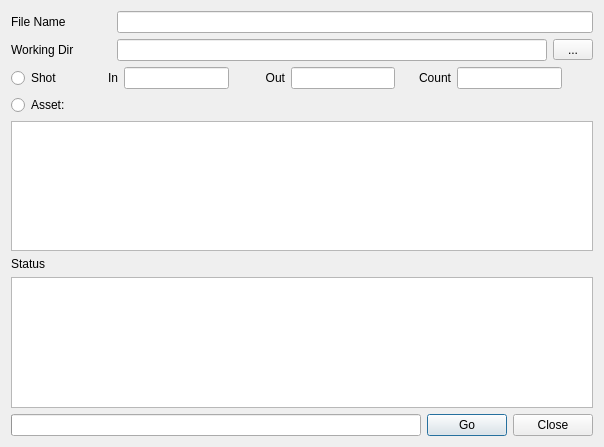
<?xml version="1.0" encoding="UTF-8"?>
<ui version="4.0">
 <class>SwingMayaTasksUI</class>
 <widget class="QDialog" name="SwingMayaTasksUI">
  <property name="enabled">
   <bool>true</bool>
  </property>
  <property name="geometry">
   <rect>
    <x>0</x>
    <y>0</y>
    <width>604</width>
    <height>447</height>
   </rect>
  </property>
  <property name="windowTitle">
   <string>swing: create new entity</string>
  </property>
  <layout class="QVBoxLayout" name="verticalLayout">
   <item>
    <layout class="QVBoxLayout" name="verticalLayoutEntity">
     <item>
      <layout class="QHBoxLayout" name="horizontalLayout_2">
       <item>
        <widget class="QLabel" name="labelEntity">
         <property name="minimumSize">
          <size>
           <width>100</width>
           <height>0</height>
          </size>
         </property>
         <property name="text">
          <string>File Name</string>
         </property>
        </widget>
       </item>
       <item>
        <widget class="QLineEdit" name="lineEditEntity"/>
       </item>
      </layout>
     </item>
     <item>
      <layout class="QHBoxLayout" name="horizontalLayoutProjectDir">
       <item>
        <widget class="QLabel" name="labelWorkingDir">
         <property name="minimumSize">
          <size>
           <width>100</width>
           <height>0</height>
          </size>
         </property>
         <property name="text">
          <string>Working Dir</string>
         </property>
        </widget>
       </item>
       <item>
        <widget class="QLineEdit" name="lineEditWorkingDir"/>
       </item>
       <item>
        <widget class="QToolButton" name="toolButtonWorkingDir">
         <property name="minimumSize">
          <size>
           <width>40</width>
           <height>0</height>
          </size>
         </property>
         <property name="text">
          <string>...</string>
         </property>
        </widget>
       </item>
      </layout>
     </item>
     <item>
      <layout class="QVBoxLayout" name="verticalLayoutEntityInfo">
       <item>
        <layout class="QHBoxLayout" name="horizontalLayoutFrameDetails">
         <item>
          <widget class="QRadioButton" name="radioButton_2">
           <property name="text">
            <string>Shot</string>
           </property>
          </widget>
         </item>
         <item>
          <layout class="QHBoxLayout" name="horizontalLayout_3">
           <item>
            <widget class="QLabel" name="labelFrameIn">
             <property name="minimumSize">
              <size>
               <width>50</width>
               <height>0</height>
              </size>
             </property>
             <property name="text">
              <string>In</string>
             </property>
             <property name="alignment">
              <set>Qt::AlignRight|Qt::AlignTrailing|Qt::AlignVCenter</set>
             </property>
            </widget>
           </item>
           <item>
            <widget class="QLineEdit" name="lineEditFrameIn"/>
           </item>
           <item>
            <widget class="QLabel" name="labelFrameOut">
             <property name="minimumSize">
              <size>
               <width>50</width>
               <height>0</height>
              </size>
             </property>
             <property name="text">
              <string>Out</string>
             </property>
             <property name="alignment">
              <set>Qt::AlignRight|Qt::AlignTrailing|Qt::AlignVCenter</set>
             </property>
            </widget>
           </item>
           <item>
            <widget class="QLineEdit" name="lineEditFrameOut"/>
           </item>
           <item>
            <widget class="QLabel" name="labelFrameCount">
             <property name="minimumSize">
              <size>
               <width>50</width>
               <height>0</height>
              </size>
             </property>
             <property name="text">
              <string>Count</string>
             </property>
             <property name="alignment">
              <set>Qt::AlignRight|Qt::AlignTrailing|Qt::AlignVCenter</set>
             </property>
            </widget>
           </item>
           <item>
            <widget class="QLineEdit" name="lineEditFrameCount"/>
           </item>
          </layout>
         </item>
         <item>
          <spacer name="horizontalSpacer">
           <property name="orientation">
            <enum>Qt::Horizontal</enum>
           </property>
           <property name="sizeHint" stdset="0">
            <size>
             <width>40</width>
             <height>20</height>
            </size>
           </property>
          </spacer>
         </item>
        </layout>
       </item>
       <item>
        <layout class="QHBoxLayout" name="horizontalLayout_4">
         <item>
          <widget class="QRadioButton" name="radioButton">
           <property name="text">
            <string>Asset:</string>
           </property>
          </widget>
         </item>
        </layout>
       </item>
       <item>
        <widget class="QTextEdit" name="textEditShotInfo">
         <property name="readOnly">
          <bool>true</bool>
         </property>
        </widget>
       </item>
      </layout>
     </item>
    </layout>
   </item>
   <item>
    <layout class="QVBoxLayout" name="verticalLayoutOptions"/>
   </item>
   <item>
    <layout class="QVBoxLayout" name="verticalLayoutFiles">
     <item>
      <widget class="QLabel" name="labelFiles">
       <property name="text">
        <string>Status</string>
       </property>
      </widget>
     </item>
     <item>
      <widget class="QTextEdit" name="textEditStatus">
       <property name="font">
        <font>
         <family>MS Sans Serif</family>
        </font>
       </property>
       <property name="html">
        <string>&lt;!DOCTYPE HTML PUBLIC &quot;-//W3C//DTD HTML 4.0//EN&quot; &quot;http://www.w3.org/TR/REC-html40/strict.dtd&quot;&gt;
&lt;html&gt;&lt;head&gt;&lt;meta name=&quot;qrichtext&quot; content=&quot;1&quot; /&gt;&lt;style type=&quot;text/css&quot;&gt;
p, li { white-space: pre-wrap; }
&lt;/style&gt;&lt;/head&gt;&lt;body style=&quot; font-family:'MS Sans Serif'; font-size:8pt; font-weight:400; font-style:normal;&quot;&gt;
&lt;p style=&quot;-qt-paragraph-type:empty; margin-top:0px; margin-bottom:0px; margin-left:0px; margin-right:0px; -qt-block-indent:0; text-indent:0px;&quot;&gt;&lt;br /&gt;&lt;/p&gt;&lt;/body&gt;&lt;/html&gt;</string>
       </property>
      </widget>
     </item>
    </layout>
   </item>
   <item>
    <layout class="QHBoxLayout" name="horizontalLayout">
     <item>
      <widget class="QProgressBar" name="progressBar">
       <property name="value">
        <number>0</number>
       </property>
       <property name="textVisible">
        <bool>false</bool>
       </property>
      </widget>
     </item>
     <item>
      <widget class="QPushButton" name="pushButtonImport">
       <property name="text">
        <string>Go</string>
       </property>
      </widget>
     </item>
     <item>
      <widget class="QPushButton" name="pushButtonCancel">
       <property name="text">
        <string>Close</string>
       </property>
      </widget>
     </item>
    </layout>
   </item>
  </layout>
 </widget>
 <resources/>
 <connections/>
</ui>
